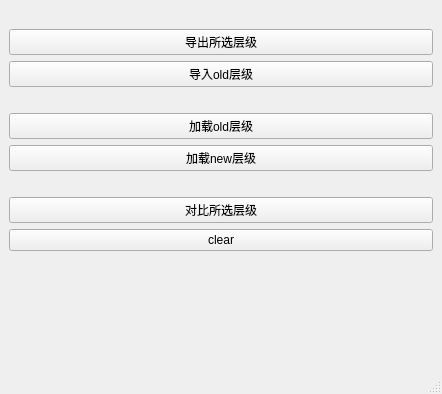
<?xml version="1.0" encoding="UTF-8"?>
<ui version="4.0">
 <class>MainWindow</class>
 <widget class="QMainWindow" name="MainWindow">
  <property name="geometry">
   <rect>
    <x>0</x>
    <y>0</y>
    <width>442</width>
    <height>394</height>
   </rect>
  </property>
  <property name="windowTitle">
   <string>层级错误</string>
  </property>
  <widget class="QWidget" name="centralwidget">
   <layout class="QVBoxLayout" name="verticalLayout">
    <item>
     <layout class="QHBoxLayout" name="horizontalLayout">
      <item>
       <layout class="QVBoxLayout" name="verticalLayout_2">
        <item>
         <widget class="QLabel" name="label1">
          <property name="text">
           <string/>
          </property>
         </widget>
        </item>
        <item>
         <widget class="QPushButton" name="export_but">
          <property name="text">
           <string>导出所选层级</string>
          </property>
         </widget>
        </item>
        <item>
         <widget class="QPushButton" name="import_old_but">
          <property name="text">
           <string>导入old层级</string>
          </property>
         </widget>
        </item>
        <item>
         <widget class="QLabel" name="label3">
          <property name="text">
           <string/>
          </property>
         </widget>
        </item>
        <item>
         <widget class="QPushButton" name="load_old_but">
          <property name="text">
           <string>加载old层级</string>
          </property>
         </widget>
        </item>
        <item>
         <widget class="QPushButton" name="load_new_but">
          <property name="text">
           <string>加载new层级</string>
          </property>
         </widget>
        </item>
        <item>
         <widget class="QLabel" name="label4">
          <property name="text">
           <string/>
          </property>
         </widget>
        </item>
        <item>
         <widget class="QPushButton" name="check_but">
          <property name="text">
           <string>对比所选层级</string>
          </property>
         </widget>
        </item>
        <item>
         <widget class="QPushButton" name="clear_but">
          <property name="text">
           <string>clear</string>
          </property>
         </widget>
        </item>
        <item>
         <spacer name="verticalSpacer">
          <property name="orientation">
           <enum>Qt::Vertical</enum>
          </property>
          <property name="sizeHint" stdset="0">
           <size>
            <width>20</width>
            <height>40</height>
           </size>
          </property>
         </spacer>
        </item>
       </layout>
      </item>
     </layout>
    </item>
   </layout>
  </widget>
  <widget class="QMenuBar" name="menubar">
   <property name="geometry">
    <rect>
     <x>0</x>
     <y>0</y>
     <width>442</width>
     <height>23</height>
    </rect>
   </property>
  </widget>
  <widget class="QStatusBar" name="statusbar"/>
 </widget>
 <resources/>
 <connections/>
</ui>
